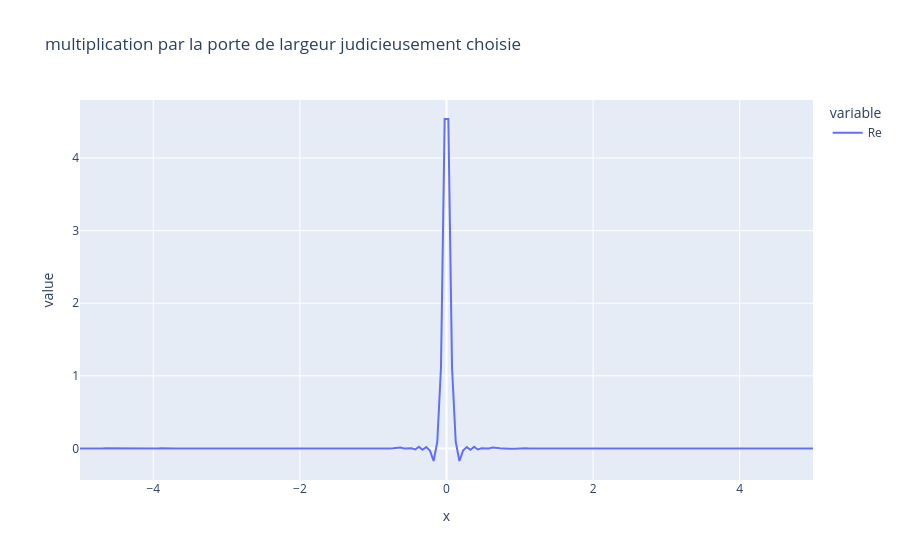

This figure's notebook cell:
### Code cell
t = np.linspace(-2, 2, 200)

# signal bruité
tmin=-5.0
tmax=5.0
N=200
Te=(tmax-tmin)/N
t=np.linspace(tmin,tmax,N)
noise=np.random.normal(0,0.05,N) # bruit gaussien
y=f(t)+noise
plt.figure(1)
plt.plot(t,y,'k-')
plt.grid()
plt.xlabel(f'$t$',fontsize=16)
plt.ylim([-0.5,1.5])


Y, nu = mana.trans_fourier(y, t)

porte = mana.porte(t*0.5)
Porte, nu = mana.trans_fourier(porte, t)


Re = np.real(Porte*Y)
df = pd.DataFrame({"t":t, "Re":Re})

fig = px.line(df, t, ["Re"], title = 'multiplication par la porte de largeur judicieusement choisie')
fig.show()

### Figure 1 — Plotly figure (JSON) as saved in the notebook; plotly's stock layout.template omitted (floating-point values rounded to 4 significant figures; data arrays with more than 128 entries replaced by an {"elided": "..."} marker saying what was removed)
{"data": [{"hovertemplate": "variable=Re<br>x=%{x}<br>value=%{y}<extra></extra>", "legendgroup": "Re", "line": {"color": "#636efa", "dash": "solid"}, "marker": {"symbol": "circle"}, "mode": "lines", "name": "Re", "orientation": "v", "showlegend": true, "type": "scatter", "x": {"elided": "200 float values"}, "xaxis": "x", "y": {"elided": "200 float values"}, "yaxis": "y"}], "layout": {"legend": {"title": {"text": "variable"}, "tracegroupgap": 0}, "title": {"text": "multiplication par la porte de largeur judicieusement choisie"}, "xaxis": {"anchor": "y", "domain": [0, 1], "title": {"text": "x"}}, "yaxis": {"anchor": "x", "domain": [0, 1], "title": {"text": "value"}}}}
